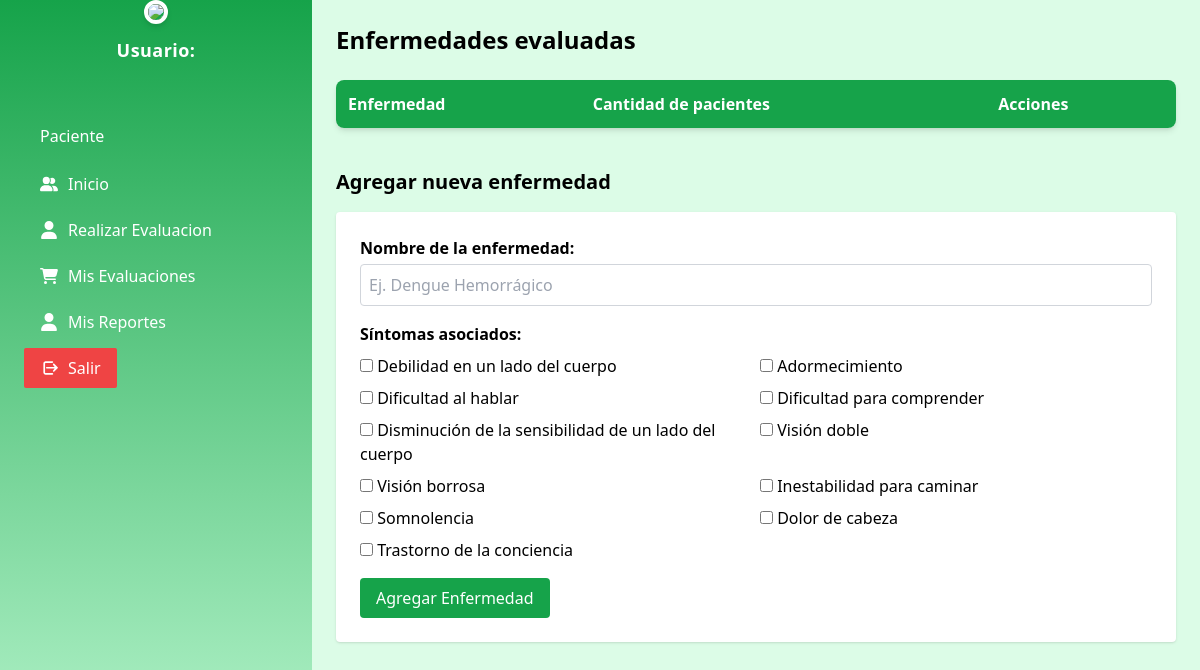
The page /controlador/medico/listarEnfermedadesController.php on the database its author committed.
### tables this page shows
CREATE TABLE `sintoma` (
  `idsintoma` int(11) NOT NULL,
  `sintoma` varchar(200) NOT NULL,
  `estado` char(1) NOT NULL
);

### controlador/medico/listarEnfermedadesController.php (called while the page is built, shortened)
<?php
include_once(__DIR__ . "/../../vista/medico/listarEnfermedadesView.php");
$listarView = new listarEnfermedadesView;
function obtenerSintomas() {
    $conexion = new Conexion();
    $conn = $conexion->conectarbd();
    $sql = "SELECT idsintoma, sintoma FROM sintoma ORDER BY idsintoma";
    $result = $conn->query($sql);
    $sintomas = [];
    while ($row = $result->fetch_assoc()) {
        $sintomas[] = $row;
    }
    return $sintomas;
}
$enfermedadesList = [];
$sintomas = obtenerSintomas();
$listarView->listarEnfermedades($enfermedadesList, $sintomas);
?>

### vista/medico/listarEnfermedadesView.php (the view, shortened to what this page needs)
<?php
include_once(__DIR__ . "../../compartidos/apartadosViews.php");
class listarEnfermedadesView extends apartadosViews {
    public function listarEnfermedades($enfermedadesList, $sintomas) {
?>
<!DOCTYPE html>
<html lang="es">
<head>
    <script src="https://cdn.tailwindcss.com"></script>
</head>
<body>
    <div class="flex h-screen overflow-hidden">
        <div class="flex-1 p-6 bg-green-100 overflow-y-auto">
            <h1 class="text-2xl font-bold mb-6">Enfermedades evaluadas</h1>
            <table class="w-full bg-white shadow-md rounded-lg overflow-hidden mb-10">
                <thead class="bg-green-600 text-white">
                    <tr>
                        <th class="p-3 text-left">Enfermedad</th>
                        <th class="p-3 text-left">Cantidad de pacientes</th>
                        <th class="p-3 text-left">Acciones</th>
                    </tr>
                </thead>
            </table>
            <h2 class="text-xl font-semibold mb-4">Agregar nueva enfermedad</h2>
            <form method="POST" action="../../controlador/medico/crearEnfermedadController.php" class="bg-white p-6 rounded shadow">
                <div class="mb-4">
                    <label class="block font-bold mb-1">Nombre de la enfermedad:</label>
                    <input type="text" name="nombre" required class="w-full p-2 border border-gray-300 rounded" placeholder="Ej. Dengue Hemorrágico">
                </div>
                <div class="mb-4">
                    <label class="block font-bold mb-2">Síntomas asociados:</label>
                    <div class="grid grid-cols-2 gap-2">
                        <?php foreach ($sintomas as $s): ?>
                            <label><input type="checkbox" name="sintomas[]" value="s<?php echo $s['idsintoma']; ?>"> <?php echo $s['sintoma']; ?></label>
                        <?php endforeach; ?>
                    </div>
                </div>
                <button type="submit" class="bg-green-600 text-white px-4 py-2 rounded hover:bg-green-700">Agregar Enfermedad</button>
            </form>
        </div>
    </div>
</body>
</html>
<?php } } ?>

### rows shown on the page
sintoma: sintoma "Debilidad en un lado del cuerpo"
sintoma: sintoma "Adormecimiento"
sintoma: sintoma "Dificultad al hablar"
sintoma: sintoma "Dificultad para comprender"
sintoma: sintoma "Disminución de la sensibilidad de un lado del cuerpo"
sintoma: sintoma "Visión doble"
sintoma: sintoma "Visión borrosa"
sintoma: sintoma "Inestabilidad para caminar"
sintoma: sintoma "Somnolencia"
sintoma: sintoma "Dolor de cabeza"
sintoma: sintoma "Trastorno de la conciencia"
